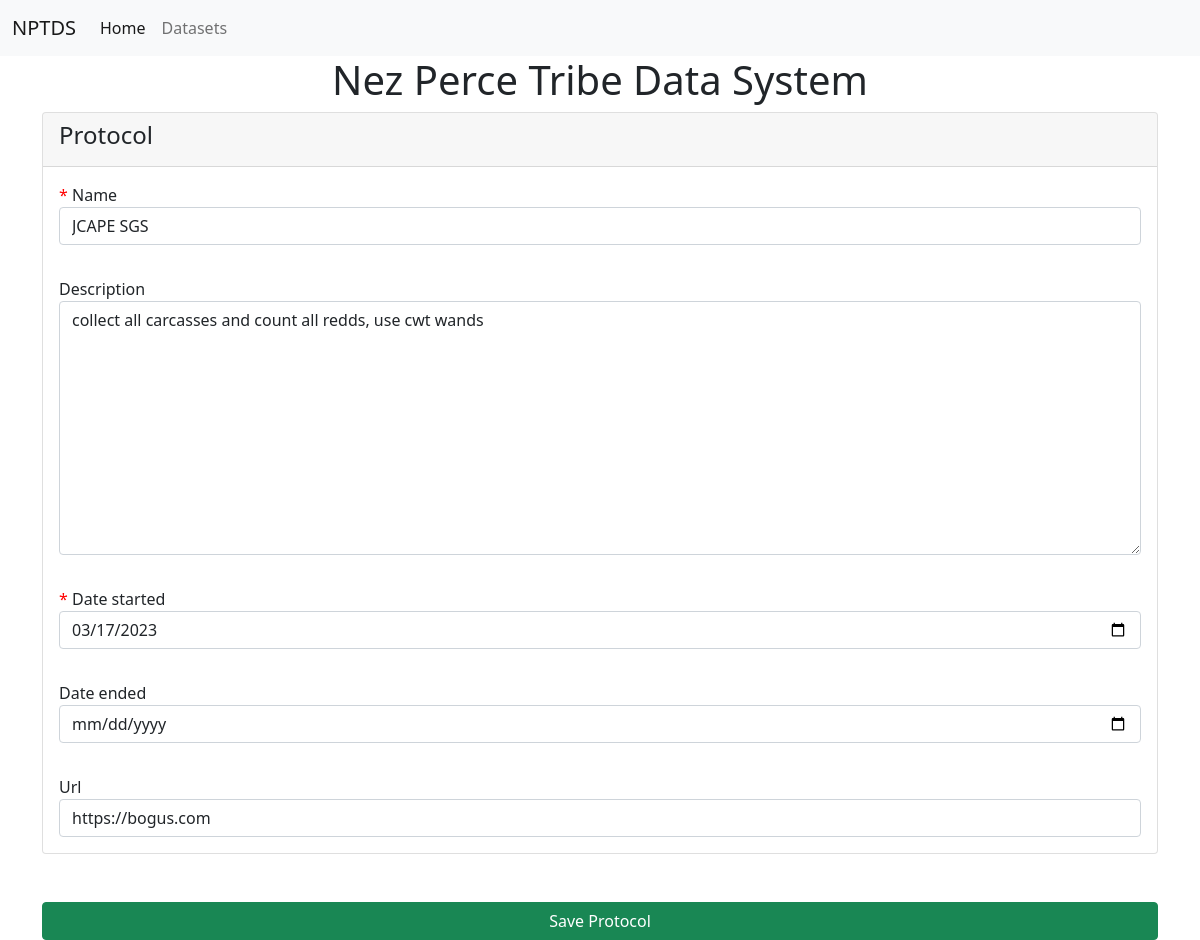
Page /protocols/update/1/ on the earlier database version.
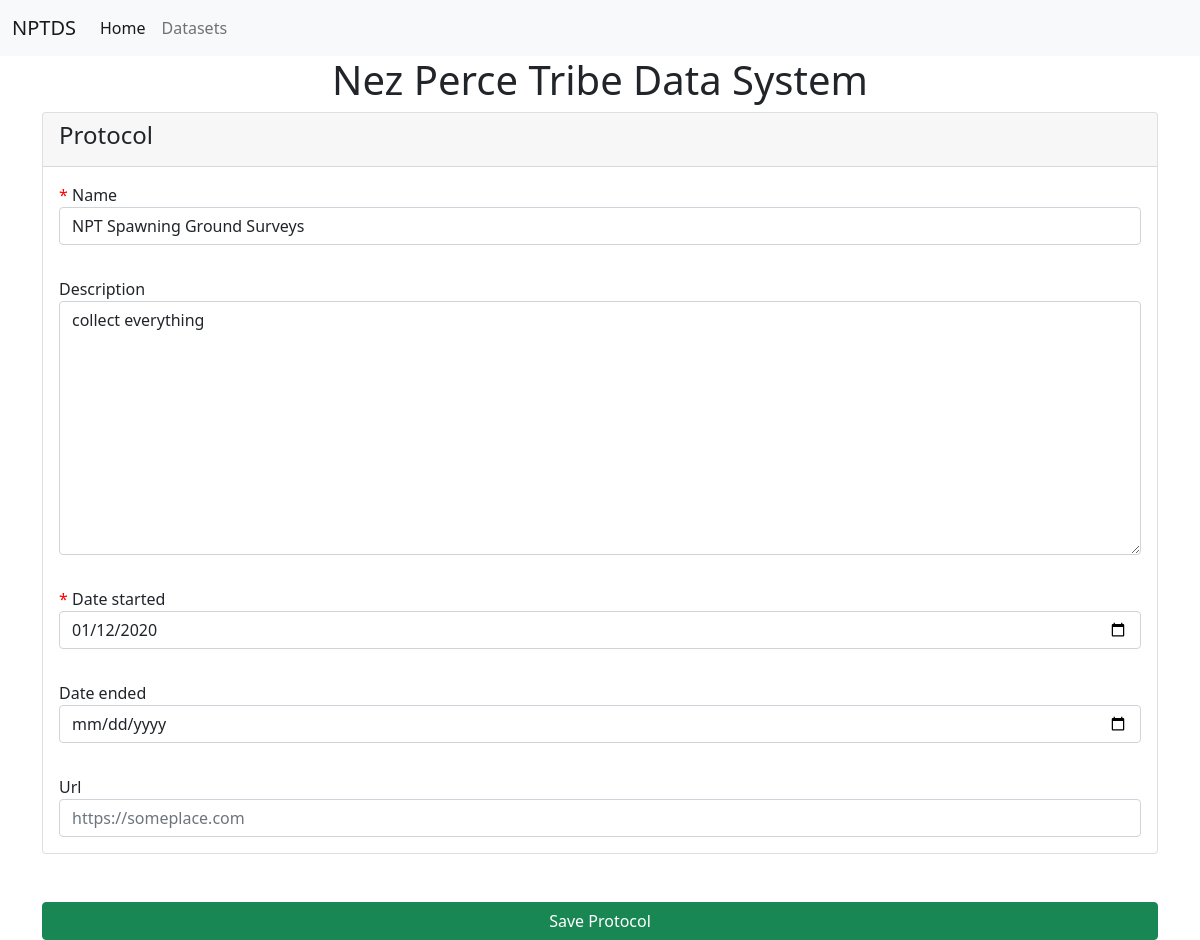
Same page on the later database version.
### datasets/models.py (models this page shows, shortened)
class Protocol(models.Model):
    name = models.CharField(max_length=100)
    description = models.TextField(blank=True, null=True)
    date_started = models.DateField()
    date_ended = models.DateField(blank=True, null=True)
    url = models.URLField(max_length=255, blank=True, null=True)

### datasets/views.py (the view)
# urls.py: path('protocols/update/<int:pk>/', ProtocolUpdate.as_view(), name='update_protocol'),
class ProtocolUpdate(UpdateView):
    model = Protocol
    form_class = ProtocolForm
    template_name = 'datasets/protocol_create_or_update.html'
    context_object_name = 'form'
    def get_context_data(self, **kwargs):
        context = super().get_context_data(**kwargs)
        context['model_name'] = self.model.__name__
        return context

### datasets/forms.py
class ProtocolForm(ModelForm):
    class Meta:
        model = Protocol
        fields = '__all__'#('name', 'description', 'date_started', 'date_ended', 'url')
        widgets = {
            'name': forms.TextInput(attrs={'class': 'form-control'}),
            'description': forms.Textarea(attrs={'class': 'form-control'}),
            'date_started': forms.DateInput(format=('%Y-%m-%d'), attrs={'class': 'form-control', 'placeholder': 'Select a date', 'type': 'date'}),
            'date_ended': forms.DateInput(format=('%Y-%m-%d'), attrs={'class': 'form-control', 'placeholder': 'Select a date', 'type': 'date'}),
            'url': forms.URLInput(attrs={'class': 'form-control', 'placeholder': 'https://someplace.com'}),
            }

### templates/datasets/protocol_create_or_update.html (shortened to what this page needs)
{% extends "base.html" %}
{% block content %}
<form enctype="multipart/form-data" class="container" method="post" id="protocol_form">
    <div class="card">
        <div class="card-header card-header-secondary">
            <h4 class="card-title">{{ model_name }} </h4>
        </div>
        {% for field in form %}
            <div class="form-group card-body">
                {% if field.field.required %}
                    <span style="color: red;" class="required">*</span>
                {% endif %}
                <label>{{field.label}}</label>
                {{field}}
            </div>
        {% endfor %}
    </div>
    <div class="form-group d-grid gap-2 pt-5">
        <button type="submit" class="btn btn-success btn-block">Save {{ model_name }}</button>
    </div>
</form>
{% endblock %}

Differences in the rows shown:
changed Protocol: name "JCAPE SGS" → "NPT Spawning Ground Surveys"; description "collect all carcasses and count all redds, use cwt wands" → "collect everything"; date_started "03/17/2023" → "01/12/2020"; url "https://bogus.com" → (not shown)
